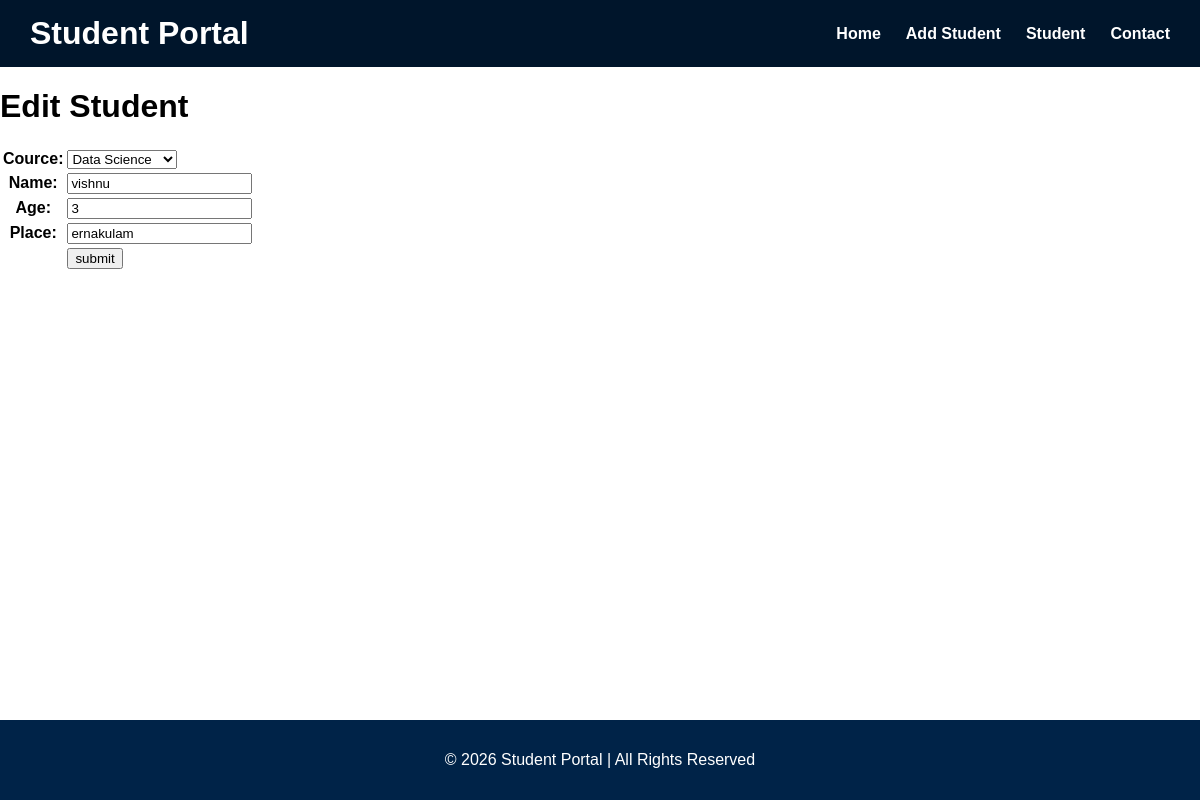
/app/edit-student/3, run on an earlier commit of the app's database.
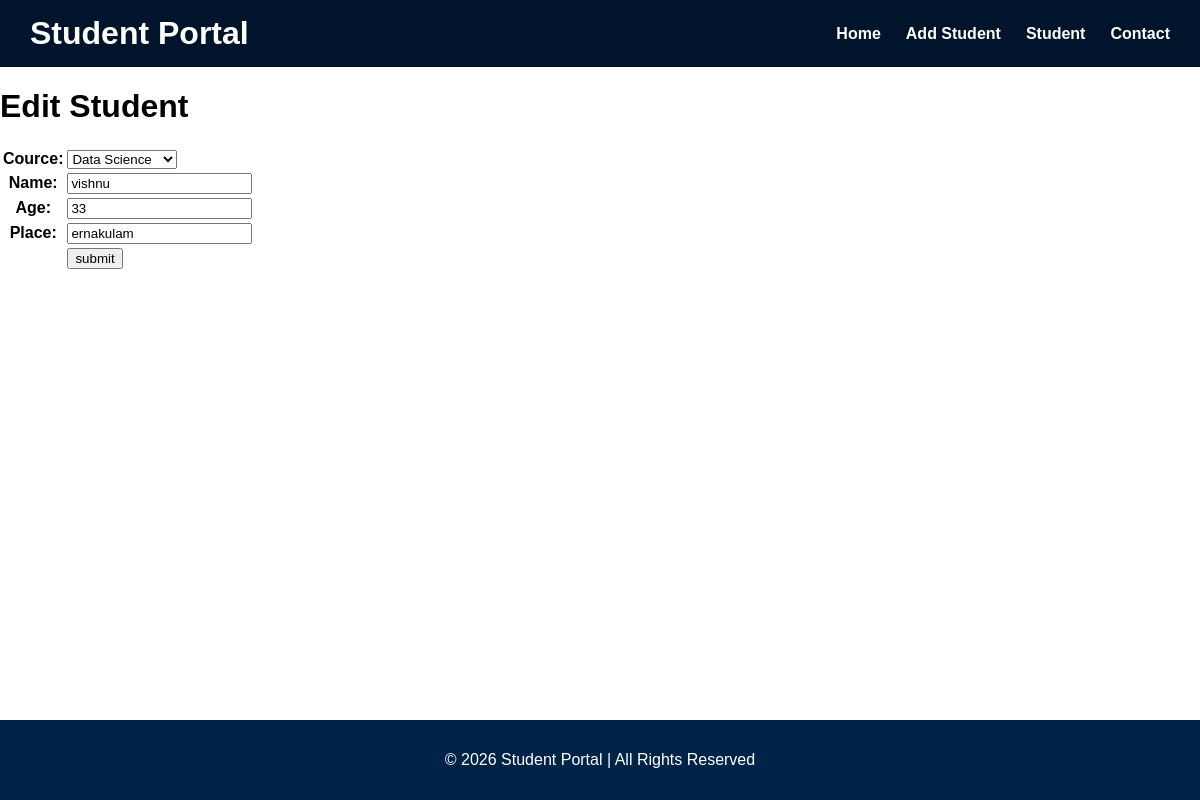
And on a later commit of the database.
### app/models.py (models this page shows, shortened)
class Student(models.Model):
    cource = models.ForeignKey(Cource, on_delete=models.CASCADE)
    name = models.CharField(max_length=255)
    age = models.IntegerField()
    place = models.CharField(max_length=255)

class Cource(models.Model):
    name = models.CharField(max_length=255)
    duration = models.CharField(max_length=255)
    def __str__(self):
        return self.name

### app/views.py (the view, shortened to what this page needs)
# urls.py: path("edit-student/<int:id>", views.edit_student, name="edit_student"),
def edit_student(request, id):
    student = Student.objects.get(pk=id)
    form = StudentForm(instance=student)
    context = {"form": form}
    return render(request, "app/edit_student.html", context)

### app/forms.py
class StudentForm(forms.ModelForm):
    class Meta:
        model = Student
        fields = "__all__"

### app/templates/app/edit_student.html (shortened to what this page needs)
{% extends 'app/base.html' %}
{% block content %}
<h1>
    Edit Student
</h1>
<table>
    <form action="" method="post">
        {{form.as_table}}
        <tr>
            <td></td><td><input type="submit" value="submit"></td>
        </tr>
</form>
</table>
{% endblock content %}

### app/templates/app/base.html (shortened to what this page needs)
{% load static %}
<!DOCTYPE html>
<html lang="en">
<head>
    <link rel="stylesheet" href="{% static 'app/css/style.css' %}">
</head>
<body>
    <header class="header">
    <h1 class="logo">Student Portal</h1>
    <nav class="nav">
        <ul>
            <li><a href="{% url 'student_list' %}">Home</a></li>
            <li><a href="{% url 'add_student' %}">Add Student</a></li>
            <li><a href="{% url 'student_list' %}">Student</a></li>
            <li><a href="{% url 'settings' %}">Contact</a></li>
        </ul>
    </nav>
</header>
    {% block content %} {% endblock content %}
    <main>
    </main>
    <footer class="footer">
    <p>© 2026 Student Portal | All Rights Reserved</p>
</footer>
</body>
</html>

### app/static/app/css/style.css (style rules this page uses)
body { margin:0; font-family:Arial, Helvetica, sans-serif; }
.header { background-color:#00152b; color:white; padding:15px 30px; display:flex; justify-content:space-between; align-items:center; }
.logo { margin:0; }
.nav ul { list-style:none; display:flex; gap:25px; margin:0; padding:0; }
.nav a { text-decoration:none; color:white; font-weight:600; font-size:16px; }
main { height: 51vh; }
.footer { background-color:#002348; color:white; text-align:center; padding:15px; margin-top:40px; }

What changed in the data, as far as the page shows it:
changed Student "Data Science": age "3" → "33"
